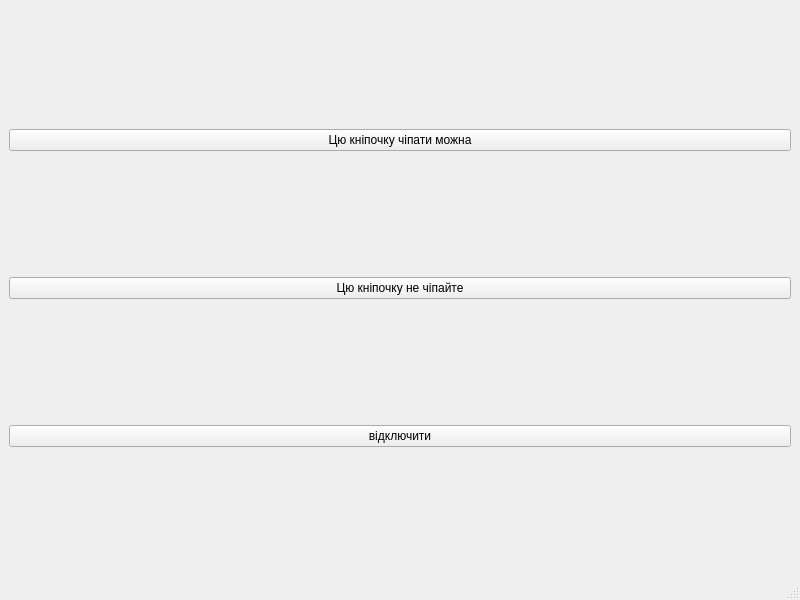
<?xml version="1.0" encoding="UTF-8"?>
<ui version="4.0">
 <class>MainWindow</class>
 <widget class="QMainWindow" name="MainWindow">
  <property name="geometry">
   <rect>
    <x>0</x>
    <y>0</y>
    <width>800</width>
    <height>600</height>
   </rect>
  </property>
  <property name="windowTitle">
   <string>MainWindow</string>
  </property>
  <widget class="QWidget" name="centralwidget">
   <layout class="QVBoxLayout" name="verticalLayout">
    <item>
     <widget class="QPushButton" name="pbOpenNotModalDialog">
      <property name="text">
       <string>Цю кніпочку чіпати можна</string>
      </property>
     </widget>
    </item>
    <item>
     <widget class="QPushButton" name="pbOpenModalDialog">
      <property name="text">
       <string>Цю кніпочку не чіпайте</string>
      </property>
     </widget>
    </item>
    <item>
     <widget class="QPushButton" name="pbTurnOnOff">
      <property name="text">
       <string>відключити</string>
      </property>
     </widget>
    </item>
   </layout>
  </widget>
  <widget class="QMenuBar" name="menubar">
   <property name="geometry">
    <rect>
     <x>0</x>
     <y>0</y>
     <width>800</width>
     <height>23</height>
    </rect>
   </property>
  </widget>
  <widget class="QStatusBar" name="statusbar"/>
 </widget>
 <resources/>
 <connections/>
</ui>
